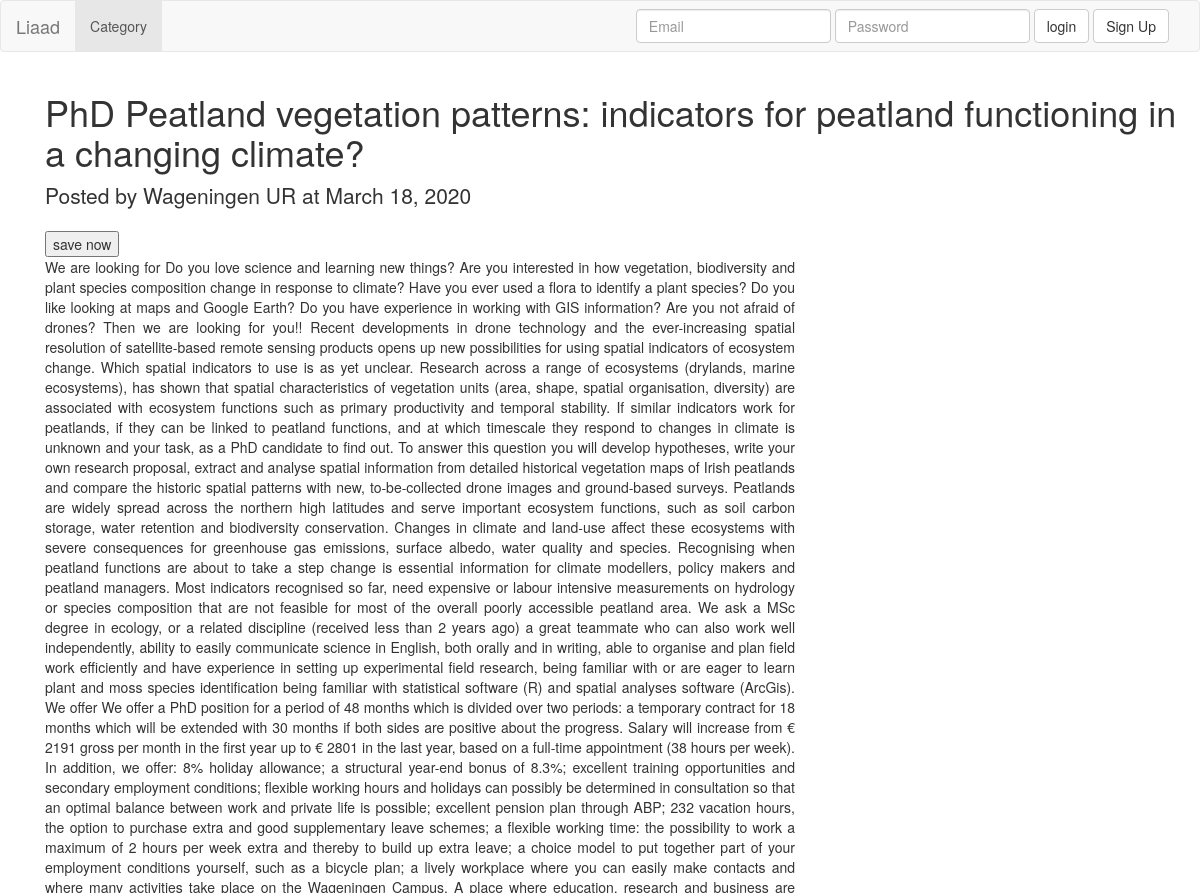
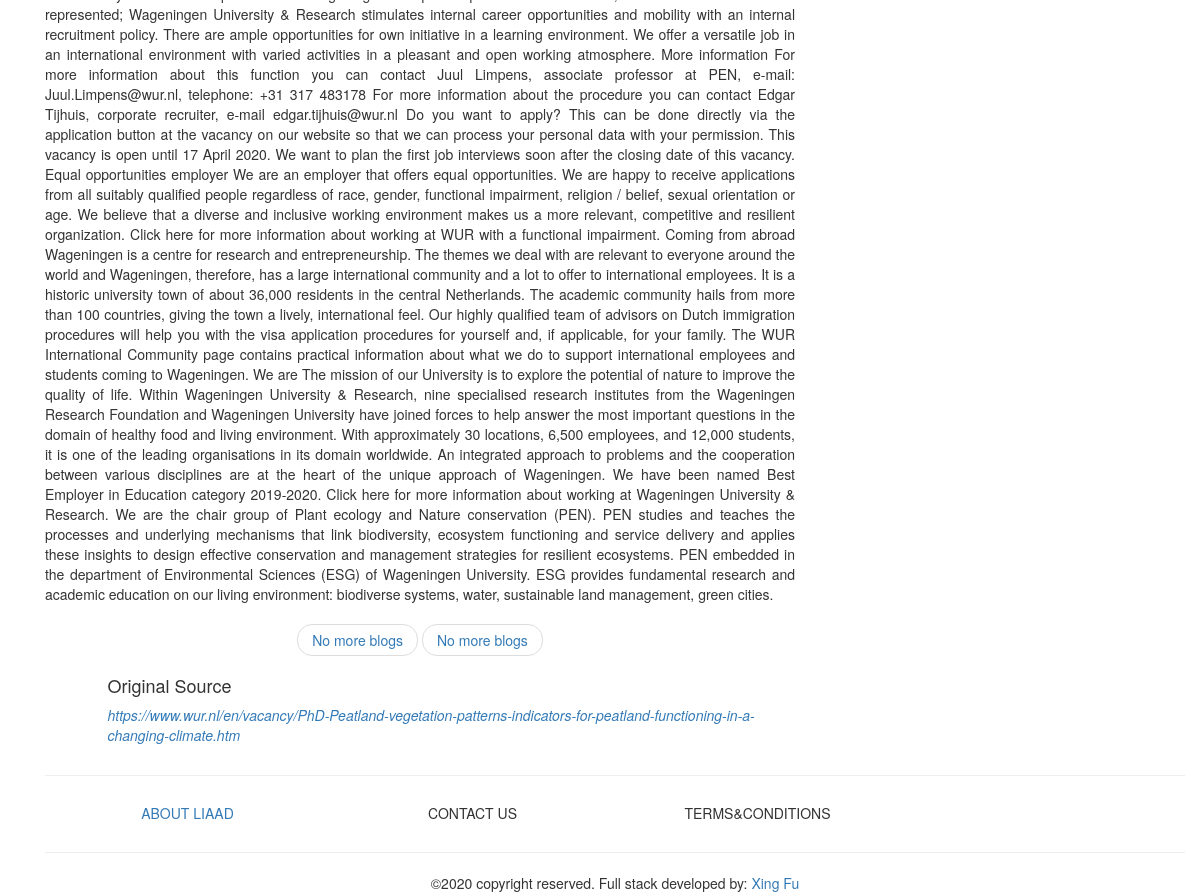
The page /api/1 on the database its author committed (2 pictures, top to bottom).
### article/models.py (models this page shows, shortened)
class Article(models.Model):
    title = models.CharField(max_length=150)
    context = models.TextField()
    url = models.URLField()
    region = models.ForeignKey(Region, on_delete=models.DO_NOTHING)
    country = models.ForeignKey(Country, on_delete=models.DO_NOTHING)
    discipline = models.ForeignKey(Discipline, on_delete=models.DO_NOTHING)
    university = models.ForeignKey(University, on_delete=models.DO_NOTHING)
    types = models.ForeignKey(Types, on_delete=models.DO_NOTHING)
    create_time =models.DateField(auto_now= True)
    create_time_roll = models.DateTimeField(auto_now=True)
    user_collect = models.ManyToManyField('user.User', through='user.collect_blogs')
    class Meta:
        ordering =['-create_time_roll']

class University(models.Model):
    university = models.CharField(max_length=30)
    region = models.ForeignKey(Region, on_delete=models.DO_NOTHING, null=True)
    country = models.ForeignKey(Country, on_delete=models.DO_NOTHING, null=True)
    def __str__(self):
        return self.university

### article/views.py (the view)
# urls.py: path('<int:article_id>',views.blog_detail, name='blog_detail'),
def blog_detail(request,article_id):
    context ={}
    blog = get_object_or_404(Article, id= article_id)
    context['blogs']=blog
    context['title']=blog.title
    context['content'] = mark_safe(blog.context)
    context['previous'] = Article.objects.filter(create_time_roll__gt =blog.create_time_roll).last()
    context['next'] = Article.objects.filter(create_time_roll__lt=blog.create_time_roll).first()
    return render(request,'blog_detail_backup.html',context)

### article/templates/blog_detail_backup.html (shortened to what this page needs)
{% extends 'index.html' %}
{% block content%}
<div class="container">
      <div class="blog-header">
        <h1 class="blog-title">{{title}}</h1>
        <p class="lead blog-description">Posted by {{blogs.university}} at {{blogs.create_time}}</p>
          <button id="save" onclick="add_fav($(this), {{ blogs.pk }}, {{user.pk}})"> save now </button>
      </div>
      <div class="row">
        <div class="col-sm-8 blog-main">
          <div class="blog-post">
              <p class="text-justify">{{content}}</p>
          <nav>
            <ul class="pager">
              <li>
                  {% if previous %}
                  <a href="{% url 'blog_detail' previous.pk %}">Previous</a>
                  {% else%}
                    <a> No more blogs</a>
                  {% endif %}
                </li>
              <li>
                  {% if next %}
                  <a href="{% url 'blog_detail' next.pk %}">Next</a>
                  {% else%}
                    <a> No more blogs</a>
                  {% endif %}
                </li>
            </ul>
          </nav>
        </div>
        <div class="col-sm-16 col-sm-offset-1 blog-sidebar">
          <div class="sidebar-module sidebar-module-inset">
              <h4>Original Source</h4>
            <p> <em><a href="{{blogs.url}}">{{blogs.url}}</a></em></p>
          </div>
        </div>
    </div>
{% endblock %}

### rows shown on the page
Article: title "PhD Peatland vegetation patterns: indicators for peatland functioning in a changing climate?", university "Wageningen UR", create_time "March 18, 2020", url "https://www.wur.nl/en/vacancy/PhD-Peatland-vegetation-patterns-indicators-for-peatland-functioning-in-a-changing-climate.htm"
